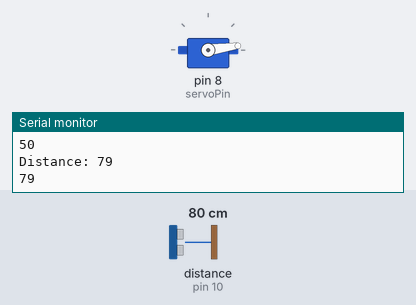
The sketch below on a simulated Arduino Uno, built with avr-gcc and run on an emulated ATmega328P. Parts: servo, the last lines printed to the serial monitor. Wiring (inferred from the names in the program): ultrasonic range finder: trigger pin 9; echo pin 10. The inputs (shaded band) are chosen by the test bench; at power-on: distance to the obstacle (sensor on pin 10) 80 cm. The echo pulse lasts 58.3 µs per cm.

Above: at 1.2 s.
1.3 s: distance to the obstacle (sensor on pin 10) set to 2 cm
At 4.19 s:
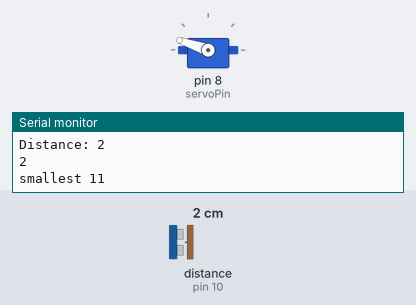
At 4.79 s:
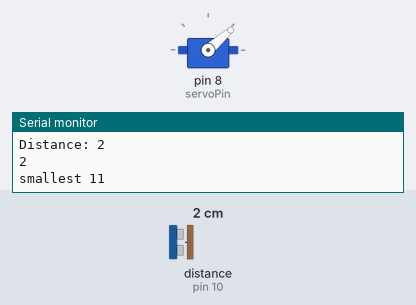
Timing chart, 0 to 10.3 s (numbered marks = the images above; inputs shaded):
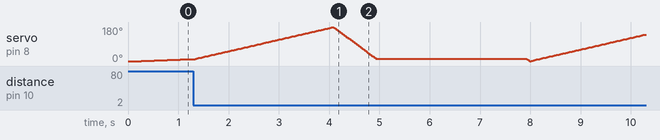

The sketch:

ultrasonic.ino
```cpp
//
// Eric Li
// Sep 16, 2019
//

// defines pins numbers
const int trigPin = 9;
const int echoPin = 10;
// defines variables
long duration;
int distance;

int countnum = 50;
int allData[50];
int count = 0;
int allDistance[180];


#include <Servo.h>
int servoPin = 8;
Servo servo;

int angle = 0;   // servo position in degrees

void setup() {
  pinMode(trigPin, OUTPUT); // Sets the trigPin as an Output
  pinMode(echoPin, INPUT); // Sets the echoPin as an Input
  servo.attach(servoPin);

  Serial.begin(9600); // Starts the serial communication
  }

void loop(){
  for(angle = 0; angle < 180; angle++)
  {
    servo.write(angle);
    int thedistance = countdistance();
//    delay(100);
    allDistance[angle] = thedistance;
    Serial.println(thedistance);
  }

  int smallest = 0;
  for(int i=0; i<180; i++){
    if(allDistance[i]<allDistance[smallest]){
      smallest = i;
    }
  }
      Serial.print("smallest ");

      Serial.println(smallest);

  // now scan back from 180 to 0 degrees
  for(angle = 180; angle >=0; angle--)
  {
    if(angle==smallest){
      servo.write(angle);
      delay(3000);
    }
    else{
      servo.write(angle);
      delay(5);
    }

  }


}


int countdistance() {
  for(int i=0; i<countnum; i++){
    if(count<countnum){
      digitalWrite(trigPin, LOW);
      delayMicroseconds(2);

      digitalWrite(trigPin, HIGH);
      delayMicroseconds(10);
      digitalWrite(trigPin, LOW);

      duration = pulseIn(echoPin, HIGH);

      allData[count] = duration;
      count+=1;

    }

    else{
      int avg = 0;
      int deviation = 0;
      int peak = 0;
      int finalavg = 0;
      int remain = 0;

      for(int i=0; i<countnum; i++){
        avg += allData[i];
      }
      avg = avg/countnum;
      for(int i=0; i<countnum; i++){
        deviation += (sq(allData[i]-avg))/(countnum-1);
      }
      deviation = sqrt(deviation);

      for(int i=0; i<countnum-1; i++){
        for(int j=i+1; j<countnum; j++){
          if(i>j){
            int temp = allData[i];
            allData[i] = allData[j];
            allData[j] = allData[i];
          }
        }
      }

      peak = allData[int(countnum/2)];

      for(int i=0; i<countnum; i++){
        if(allData[i]>peak+deviation*2||allData[i]<peak-deviation*2){
          allData[i] = 0;
        }
        else{
          remain += 1;
        }
      }

      for(int i=0; i<countnum; i++){
        finalavg += allData[i];
      }

      finalavg = finalavg /remain;
      distance = finalavg;
      count = 0;

      distance= duration*0.034/2;

      Serial.print("Distance: ");
      Serial.println(distance);
      return distance;
    }
  }
}
```
